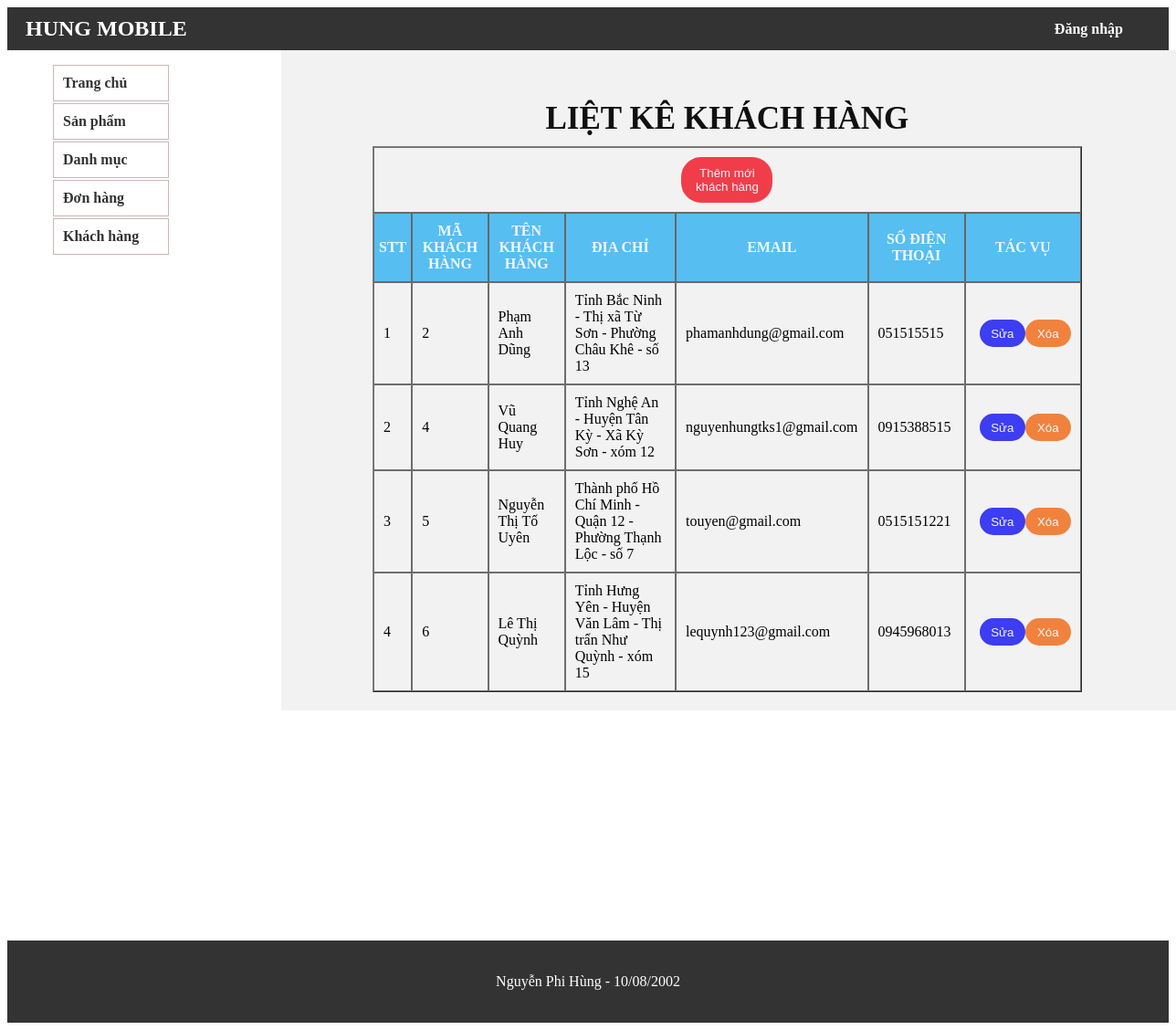
Screenshot of /quanlykhachhang.php with the database file from the repository.
### tables this page shows
CREATE TABLE `khach_hang` (
  `customer_id` int(10) UNSIGNED NOT NULL COMMENT 'Mã khách hàng',
  `customer_name` varchar(255) NOT NULL COMMENT 'Tên khách hàng',
  `customer_address` varchar(255) NOT NULL COMMENT 'Địa chỉ khách hàng',
  `customer_email` varchar(255) NOT NULL COMMENT 'Email khách hàng',
  `customer_phone` varchar(20) NOT NULL COMMENT 'Số điện thoại khách hàng',
  `username` varchar(50) NOT NULL COMMENT 'Tên đăng nhập của khách hàng',
  `password` varchar(255) NOT NULL COMMENT 'Mật khẩu của khách hàng',
  `id` int(10) UNSIGNED NOT NULL COMMENT 'id'
);

### quanlykhachhang.php (the view, shortened to what this page needs)
<!DOCTYPE html>
<html lang="en">
  <head>
    <link rel="stylesheet" href="admin.css">
  </head>
  <body>
  <div class="header">
    <div class="logo">HUNG MOBILE</div>
    <div class="user-info">
        <?php
        if(isset($_SESSION['username'])) {
            echo "<a href='thoat.php' >Đăng xuất</a>";
            echo "<p>Chào mừng,<br>" . $_SESSION['username'] . "</p>";
        }
        else{
            echo  "<a href='dangnhap.php'>Đăng nhập</a>";
        }
        ?>
    </div>
    </div>
    <header>
      <nav>
        <ul class="nav-links">
          <li>
            <div class = "menu">
                <a href="indexadmin.php">Trang chủ</a>
            </div>
            </li>
          <li><div  class = "menu">
                <a href="quanlysanpham.php">Sản phẩm</a>
            </div></li>
          <li><div  class = "menu">
                <a href="quanlydanhmuc.php">Danh mục</a>
            </div></li>
          <li><div  class = "menu" >
                <a href="quanlydonhang.php">Đơn hàng</a>
            </div></li>
          <li><div  class = "menu">
                <a href="quanlykhachhang.php">Khách hàng</a>
            </div></li>
        </ul>
      </nav>
    </header>
    <section class="hero">
      <div class="hero-text">
      <?php
                $conn = mysqli_connect("localhost","root","","hung_mobile");
				$sql = "SELECT * FROM `khach_hang` WHERE `id` = 2";
				$result = mysqli_query($conn, $sql);
    ?>
    <div class="div1">
        <h3 align ="center">Liệt kê khách hàng</h3>
    </div>
    <table class="bangchinh" border="1" align = "center" cellspacing = "0" width = "100%" >
    <tr>
        <td colspan="7" align="center" >
            <button type="button" class="brcl1"  >  <a style="text-decoration: none;color: aliceblue;" href="themkhachhang.php">Thêm mới khách hàng</a> </button></td>
        </tr>
        <tr>
            <th>STT</th>
            <th>Mã khách hàng</th>
            <th>Tên khách hàng</th>
            <th>Địa chỉ</th>
            <th>Email</th>
            <th>Số điện thoại</th>
            <th>Tác vụ</th>
        </tr>
 <?php
         $index = 0;
        while($row = mysqli_fetch_assoc($result)) {
            $index++;
            $ma = $row['customer_id'];
            $ten = $row['customer_name'];
            $diachi = $row['customer_address'];
            $email = $row['customer_email'];
            $phone = $row['customer_phone'];
    ?>
       <tr>
        <td>
            <?php
                echo  $index
            ?>
        </td>
        <td>
            <?php
                echo      $ma
            ?>
        </td>
        <td>
          <?php echo  $ten
          ?>
        </td>
        <td>
            <?php
                echo    $diachi;
           ?>
        </td>
        <td>
            <?php
                echo    $email
           ?>
        </td>
        <td>
            <?php
                echo   $phone
           ?>
        </td>
        <td >
        <div style="display: flex;">
        <button type="button" class="brcl">
                  <a style="text-decoration: none; color: aliceblue;" href="suakhachhang.php?idSV=<?php echo $ma;  ?>">Sửa</a>
            </button type="button">
         <button type="button" class="brcl2">
            <a style="text-decoration: none; color: aliceblue;" href="xoakhachhang.php?idSV=<?php echo $ma;  ?>">Xóa</a>
            </button type="button">
        </td>
       </tr>
        <?php
        }
?>
    </table>
      </div>
    </section>
    <br>
      <br><br><br><br><br><br><br><br><br><br><br><br><br>
    <footer>
      <p> Nguyễn Phi Hùng - 10/08/2002</p>
    </footer>
  </body>
</html>

### admin.css (style rules this page uses)
nav { float: left; margin-right: 50px; }
.nav-links li { margin: 0 10px; list-style: none; }
.nav-links li a { color: #333; font-weight: bold; text-decoration: none; transition: color 0.3s ease; }
.hero { margin-left: 300px; background-color: #f2f2f2; padding: 20px 100px; display: flex; align-items: center; width: 65%; }
.hero-text { margin-right: 50px; }
.menu { width: 100%; padding: 10px; margin: 2px 0; border: rgb(203, 182, 182) solid 1px; }
footer { background-color: #333; color: #fff; padding: 20px; text-align: center; }
.brcl { background-color: rgb(61, 61, 241); color: aliceblue; border: rgb(59, 123, 202); border-radius: 22px; padding: 5px 5px; width: 50px; height:30px; margin-left: 5px; }
.brcl1 { background-color: rgb(241, 61, 73); color: aliceblue; border: rgb(202, 59, 59); border-radius: 22px; padding: 5px 5px; width: 100px; height:50px; }
.brcl2 { background-color: rgb(241, 130, 61); color: aliceblue; border: rgb(202, 161, 59); border-radius: 22px; padding: 5px 5px; width: 50px; height:30px; }
th { background-color: rgb(87, 190, 242); color: aliceblue; text-transform: uppercase; }
.bangchinh th { padding: 10px 5px; border: 1px solid rgb(105, 102, 102); }
.bangchinh td { padding: 10px ; border: 1px solid rgb(111, 108, 108); }
.div1 { text-transform: uppercase; color: rgb(16, 16, 16); height: 50px; font-size: 30px; font-weight: 4; }
.header { background-color: #333; display: flex; justify-content: space-between; align-items: center; padding: 10px 20px; }
.header .logo { font-size: 24px; font-weight: bold; color: #fff; }
.header .user-info { display: flex; justify-content: space-between; align-items: center; }
.header .user-info a { color: #fff; text-decoration: none; font-weight: bold; margin-right: 30px; font-size: 16px; }

### rows the page displays
khach_hang: customer_id "2", customer_name "Phạm Anh Dũng", customer_address "Tỉnh Bắc Ninh - Thị xã Từ Sơn - Phường Châu Khê - số 13", customer_email "phamanhdung@gmail.com", customer_phone "051515515"
khach_hang: customer_id "4", customer_name "Vũ Quang Huy", customer_address "Tỉnh Nghệ An - Huyện Tân Kỳ - Xã Kỳ Sơn - xóm 12", customer_email "nguyenhungtks1@gmail.com", customer_phone "0915388515"
khach_hang: customer_id "5", customer_name "Nguyễn Thị Tố Uyên", customer_address "Thành phố Hồ Chí Minh - Quận 12 - Phường Thạnh Lộc - số 7", customer_email "touyen@gmail.com", customer_phone "0515151221"
khach_hang: customer_id "6", customer_name "Lê Thị Quỳnh", customer_address "Tỉnh Hưng Yên - Huyện Văn Lâm - Thị trấn Như Quỳnh - xóm 15", customer_email "lequynh123@gmail.com", customer_phone "0945968013"
